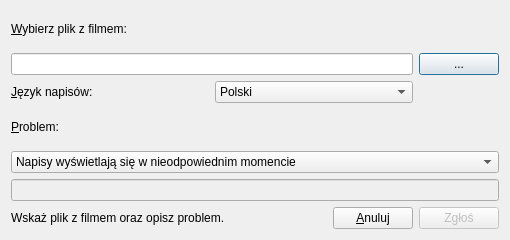
<ui version="4.0" >
 <class>frmReport</class>
 <widget class="QDialog" name="frmReport" >
  <property name="geometry" >
   <rect>
    <x>0</x>
    <y>0</y>
    <width>510</width>
    <height>240</height>
   </rect>
  </property>
  <property name="minimumSize" >
   <size>
    <width>450</width>
    <height>230</height>
   </size>
  </property>
  <property name="windowTitle" >
   <string>Zgłoś niepasujące napisy</string>
  </property>
  <property name="windowIcon" >
   <iconset resource="../res/resources.qrc" >:/icon/qnapi-48-icon.png</iconset>
  </property>
  <layout class="QGridLayout" >
   <item row="0" column="0" colspan="2" >
    <widget class="QLabel" name="lbMovieSelect" >
     <property name="text" >
      <string>&amp;Wybierz plik z filmem:</string>
     </property>
     <property name="buddy" >
      <cstring>pbMovieSelect</cstring>
     </property>
    </widget>
   </item>
   <item row="1" column="0" colspan="2" >
    <widget class="QLineEdit" name="leMovieSelect" />
   </item>
   <item row="1" column="2" >
    <widget class="QPushButton" name="pbMovieSelect" >
     <property name="sizePolicy" >
      <sizepolicy vsizetype="Fixed" hsizetype="Fixed" >
       <horstretch>0</horstretch>
       <verstretch>0</verstretch>
      </sizepolicy>
     </property>
     <property name="text" >
      <string>...</string>
     </property>
    </widget>
   </item>
   <item row="2" column="0" >
    <widget class="QLabel" name="lbLanguage" >
     <property name="text" >
      <string>&amp;Język napisów:</string>
     </property>
     <property name="buddy" >
      <cstring>cbLanguage</cstring>
     </property>
    </widget>
   </item>
   <item row="2" column="1" >
    <widget class="QComboBox" name="cbLanguage" >
     <item>
      <property name="text" >
       <string>Polski</string>
      </property>
     </item>
     <item>
      <property name="text" >
       <string>Angielski</string>
      </property>
     </item>
    </widget>
   </item>
   <item row="3" column="0" >
    <widget class="QLabel" name="lbProblem" >
     <property name="text" >
      <string>&amp;Problem:</string>
     </property>
     <property name="buddy" >
      <cstring>cbProblem</cstring>
     </property>
    </widget>
   </item>
   <item row="4" column="0" colspan="3" >
    <widget class="QComboBox" name="cbProblem" >
     <item>
      <property name="text" >
       <string>Napisy wyświetlają się w nieodpowiednim momencie</string>
      </property>
     </item>
     <item>
      <property name="text" >
       <string>Napisy są do innego filmu</string>
      </property>
     </item>
     <item>
      <property name="text" >
       <string>Napisy przetłumaczone przez komputerowy translator</string>
      </property>
     </item>
     <item>
      <property name="text" >
       <string>Tylko część napisów</string>
      </property>
     </item>
     <item>
      <property name="text" >
       <string>Inny powód (wpisz poniżej)</string>
      </property>
     </item>
    </widget>
   </item>
   <item row="5" column="0" colspan="3" >
    <widget class="QLineEdit" name="leProblem" >
     <property name="enabled" >
      <bool>false</bool>
     </property>
    </widget>
   </item>
   <item row="6" column="0" colspan="3" >
    <layout class="QHBoxLayout" >
     <item>
      <widget class="QLabel" name="lbAction" >
       <property name="sizePolicy" >
        <sizepolicy vsizetype="Preferred" hsizetype="Expanding" >
         <horstretch>0</horstretch>
         <verstretch>0</verstretch>
        </sizepolicy>
       </property>
       <property name="text" >
        <string>Wskaż plik z filmem oraz opisz problem.</string>
       </property>
      </widget>
     </item>
     <item>
      <widget class="QPushButton" name="pushButton" >
       <property name="sizePolicy" >
        <sizepolicy vsizetype="Fixed" hsizetype="Preferred" >
         <horstretch>0</horstretch>
         <verstretch>0</verstretch>
        </sizepolicy>
       </property>
       <property name="text" >
        <string>&amp;Anuluj</string>
       </property>
      </widget>
     </item>
     <item>
      <widget class="QPushButton" name="pbReport" >
       <property name="enabled" >
        <bool>false</bool>
       </property>
       <property name="sizePolicy" >
        <sizepolicy vsizetype="Fixed" hsizetype="Preferred" >
         <horstretch>0</horstretch>
         <verstretch>0</verstretch>
        </sizepolicy>
       </property>
       <property name="text" >
        <string>Zgłoś</string>
       </property>
      </widget>
     </item>
    </layout>
   </item>
  </layout>
 </widget>
 <resources>
  <include location="../res/resources.qrc" />
 </resources>
 <connections>
  <connection>
   <sender>pushButton</sender>
   <signal>clicked()</signal>
   <receiver>frmReport</receiver>
   <slot>close()</slot>
   <hints>
    <hint type="sourcelabel" >
     <x>305</x>
     <y>195</y>
    </hint>
    <hint type="destinationlabel" >
     <x>423</x>
     <y>69</y>
    </hint>
   </hints>
  </connection>
 </connections>
</ui>
